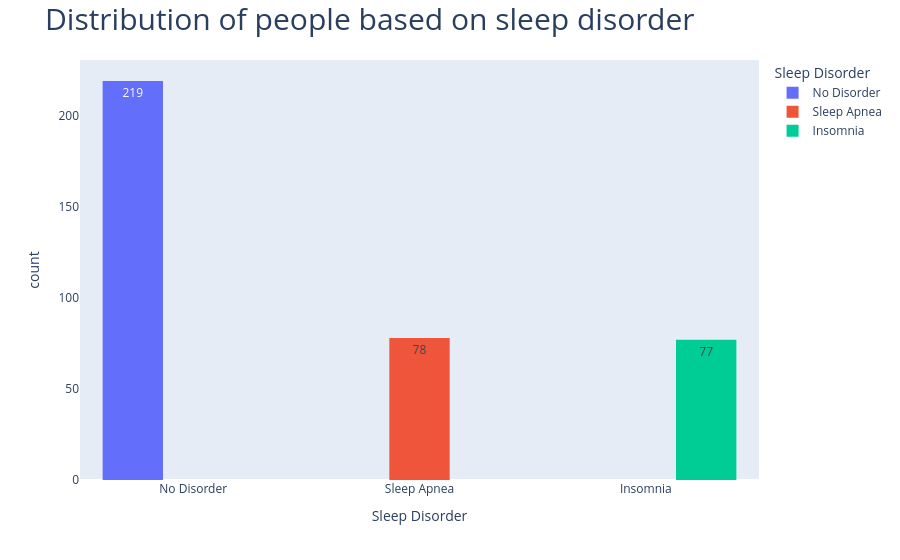

The notebook cell saved with this chart:
### Code cell
# histogram for people distribution
fig = px.histogram(df, x = 'Sleep Disorder',
             barmode='group', color = 'Sleep Disorder', text_auto=True)

fig.update_layout(title = 'Distribution of people based on sleep disorder',
                  title_font = {'size':30},
                  showlegend = True)
fig.update_yaxes(showgrid = False)
fig.show()

### Figure 1 — Plotly figure (JSON) as saved in the notebook; plotly's stock layout.template omitted (floating-point values rounded to 4 significant figures; data arrays with more than 128 entries replaced by an {"elided": "..."} marker saying what was removed)
{"data": [{"alignmentgroup": "True", "bingroup": "x", "hovertemplate": "Sleep Disorder=%{x}<br>count=%{y}<extra></extra>", "legendgroup": "No Disorder", "marker": {"color": "#636efa", "pattern": {"shape": ""}}, "name": "No Disorder", "offsetgroup": "No Disorder", "orientation": "v", "showlegend": true, "texttemplate": "%{value}", "type": "histogram", "x": {"elided": "219 str values"}, "xaxis": "x", "yaxis": "y"}, {"alignmentgroup": "True", "bingroup": "x", "hovertemplate": "Sleep Disorder=%{x}<br>count=%{y}<extra></extra>", "legendgroup": "Sleep Apnea", "marker": {"color": "#EF553B", "pattern": {"shape": ""}}, "name": "Sleep Apnea", "offsetgroup": "Sleep Apnea", "orientation": "v", "showlegend": true, "texttemplate": "%{value}", "type": "histogram", "x": ["Sleep Apnea", "Sleep Apnea", "Sleep Apnea", "Sleep Apnea", "Sleep Apnea", "Sleep Apnea", "Sleep Apnea", "Sleep Apnea", "Sleep Apnea", "Sleep Apnea", "Sleep Apnea", "Sleep Apnea", "Sleep Apnea", "Sleep Apnea", "Sleep Apnea", "Sleep Apnea", "Sleep Apnea", "Sleep Apnea", "Sleep Apnea", "Sleep Apnea", "Sleep Apnea", "Sleep Apnea", "Sleep Apnea", "Sleep Apnea", "Sleep Apnea", "Sleep Apnea", "Sleep Apnea", "Sleep Apnea", "Sleep Apnea", "Sleep Apnea", "Sleep Apnea", "Sleep Apnea", "Sleep Apnea", "Sleep Apnea", "Sleep Apnea", "Sleep Apnea", "Sleep Apnea", "Sleep Apnea", "Sleep Apnea", "Sleep Apnea", "Sleep Apnea", "Sleep Apnea", "Sleep Apnea", "Sleep Apnea", "Sleep Apnea", "Sleep Apnea", "Sleep Apnea", "Sleep Apnea", "Sleep Apnea", "Sleep Apnea", "Sleep Apnea", "Sleep Apnea", "Sleep Apnea", "Sleep Apnea", "Sleep Apnea", "Sleep Apnea", "Sleep Apnea", "Sleep Apnea", "Sleep Apnea", "Sleep Apnea", "Sleep Apnea", "Sleep Apnea", "Sleep Apnea", "Sleep Apnea", "Sleep Apnea", "Sleep Apnea", "Sleep Apnea", "Sleep Apnea", "Sleep Apnea", "Sleep Apnea", "Sleep Apnea", "Sleep Apnea", "Sleep Apnea", "Sleep Apnea", "Sleep Apnea", "Sleep Apnea", "Sleep Apnea", "Sleep Apnea"], "xaxis": "x", "yaxis": "y"}, {"alignmentgroup": "True", "bingroup": "x", "hovertemplate": "Sleep Disorder=%{x}<br>count=%{y}<extra></extra>", "legendgroup": "Insomnia", "marker": {"color": "#00cc96", "pattern": {"shape": ""}}, "name": "Insomnia", "offsetgroup": "Insomnia", "orientation": "v", "showlegend": true, "texttemplate": "%{value}", "type": "histogram", "x": ["Insomnia", "Insomnia", "Insomnia", "Insomnia", "Insomnia", "Insomnia", "Insomnia", "Insomnia", "Insomnia", "Insomnia", "Insomnia", "Insomnia", "Insomnia", "Insomnia", "Insomnia", "Insomnia", "Insomnia", "Insomnia", "Insomnia", "Insomnia", "Insomnia", "Insomnia", "Insomnia", "Insomnia", "Insomnia", "Insomnia", "Insomnia", "Insomnia", "Insomnia", "Insomnia", "Insomnia", "Insomnia", "Insomnia", "Insomnia", "Insomnia", "Insomnia", "Insomnia", "Insomnia", "Insomnia", "Insomnia", "Insomnia", "Insomnia", "Insomnia", "Insomnia", "Insomnia", "Insomnia", "Insomnia", "Insomnia", "Insomnia", "Insomnia", "Insomnia", "Insomnia", "Insomnia", "Insomnia", "Insomnia", "Insomnia", "Insomnia", "Insomnia", "Insomnia", "Insomnia", "Insomnia", "Insomnia", "Insomnia", "Insomnia", "Insomnia", "Insomnia", "Insomnia", "Insomnia", "Insomnia", "Insomnia", "Insomnia", "Insomnia", "Insomnia", "Insomnia", "Insomnia", "Insomnia", "Insomnia"], "xaxis": "x", "yaxis": "y"}], "layout": {"barmode": "group", "legend": {"title": {"text": "Sleep Disorder"}, "tracegroupgap": 0}, "margin": {"t": 60}, "showlegend": true, "title": {"font": {"size": 30}, "text": "Distribution of people based on sleep disorder"}, "xaxis": {"anchor": "y", "categoryarray": ["No Disorder", "Sleep Apnea", "Insomnia"], "categoryorder": "array", "domain": [0, 1], "title": {"text": "Sleep Disorder"}}, "yaxis": {"anchor": "x", "domain": [0, 1], "showgrid": false, "title": {"text": "count"}}}}
